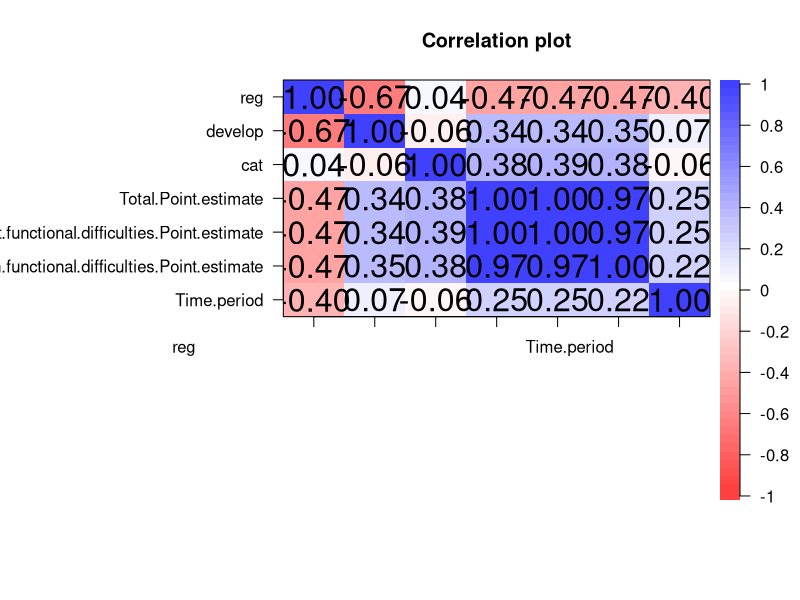
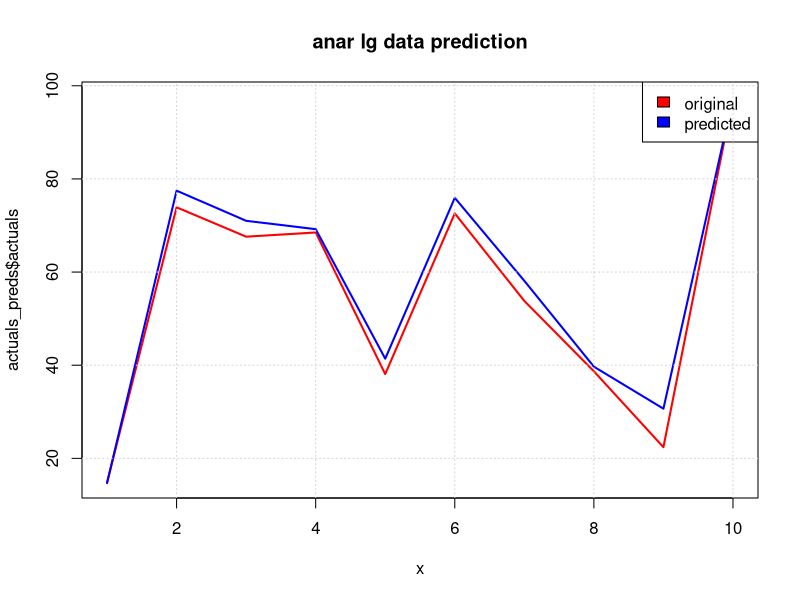

Generate these figures, in order, with R:
library(psych)
library(caret)
library(dplyr)
library(car)
library(Metrics)

comp=read.csv("CompletionRate.csv")
dt2=subset(comp,select = c(reg,develop,cat,
                          Total.Point.estimate,Children.without.functional.difficulties.Point.estimate,
                          Children.with.functional.difficulties.Point.estimate,Time.period))
corPlot(cor(dt2))

set.seed(4)
split1<- sample(c(rep(0, 0.7 * nrow(dt2)), rep(1, 0.3 * nrow(dt2))))
table(split1)
train=dt2[split1==0,]
test=dt2[split1==1,]


model=lm(Children.with.functional.difficulties.Point.estimate~.,data = train)
dtPred=predict(model,test)

actuals_preds <- data.frame(cbind(actuals=test$Children.with.functional.difficulties.Point.estimate, predicteds=dtPred))


mse = mean((actuals_preds$actuals - actuals_preds$predicteds)^2)
mae = MAE(actuals_preds$actuals, actuals_preds$predicteds)
rmse = RMSE(actuals_preds$actuals, actuals_preds$predicteds)

cat("MSE: ", mse, "MAE: ", mae, " RMSE: ", rmse)
#MSE:  13.48742 MAE:  2.817267  RMSE:  3.672523

x = 1:length(actuals_preds$actuals)
plot(x, actuals_preds$actuals, col = "red", type = "l", lwd=2,
     main = "anar lg data prediction")
lines(x, actuals_preds$predicteds, col = "blue", lwd=2)
legend("topright",  legend = c("original", "predicted"), 
       fill = c("red", "blue"), col = 2:3,  adj = c(0, 0.6))
grid()
cor(actuals_preds)
#              actuals predicteds
# actuals    1.0000000  0.9953067
# predicteds 0.9953067  1.0000000

summary(model)
# Call:
#   lm(formula = Children.with.functional.difficulties.Point.estimate ~ 
#        ., data = train)
# 
# Residuals:
#   Min       1Q   Median       3Q      Max 
# -11.2736  -1.5735   0.8706   2.3930   4.8214 
# 
# Coefficients:
#   Estimate Std. Error t value Pr(>|t|)    
# (Intercept)                                             2191.3107  2065.1669   1.061    0.303    
# reg                                                        0.2608     1.3695   0.190    0.851    
# develop                                                    3.3535     2.8953   1.158    0.263    
# cat                                                        0.9085     1.8387   0.494    0.628    
# Total.Point.estimate                                       5.6245     0.7823   7.189 1.51e-06 ***
#   Children.without.functional.difficulties.Point.estimate   -4.7104     0.7923  -5.946 1.60e-05 ***
#   Time.period                                               -1.0865     1.0228  -1.062    0.303    
# ---
#   Signif. codes:  0 '***' 0.001 '**' 0.01 '*' 0.05 '.' 0.1 ' ' 1
# 
# Residual standard error: 4.178 on 17 degrees of freedom
# Multiple R-squared:  0.9773,	Adjusted R-squared:  0.9693 
# F-statistic:   122 on 6 and 17 DF,  p-value: 5.069e-13
